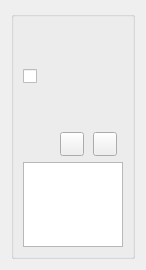
<?xml version="1.0" encoding="UTF-8"?>
<ui version="4.0">
 <class>ImageWidget</class>
 <widget class="QWidget" name="ImageWidget">
  <property name="geometry">
   <rect>
    <x>0</x>
    <y>0</y>
    <width>144</width>
    <height>270</height>
   </rect>
  </property>
  <property name="windowTitle">
   <string>Form</string>
  </property>
  <layout class="QVBoxLayout" name="verticalLayout_2">
   <item>
    <widget class="QGroupBox" name="groupBox">
     <property name="title">
      <string/>
     </property>
     <layout class="QVBoxLayout" name="verticalLayout">
      <item>
       <widget class="QCheckBox" name="checkBox">
        <property name="minimumSize">
         <size>
          <width>100</width>
          <height>100</height>
         </size>
        </property>
        <property name="maximumSize">
         <size>
          <width>16777215</width>
          <height>16777215</height>
         </size>
        </property>
        <property name="text">
         <string/>
        </property>
        <property name="iconSize">
         <size>
          <width>100</width>
          <height>100</height>
         </size>
        </property>
       </widget>
      </item>
      <item>
       <layout class="QHBoxLayout" name="horizontalLayout">
        <item>
         <widget class="QLabel" name="okLb">
          <property name="minimumSize">
           <size>
            <width>24</width>
            <height>24</height>
           </size>
          </property>
          <property name="maximumSize">
           <size>
            <width>25</width>
            <height>25</height>
           </size>
          </property>
          <property name="text">
           <string/>
          </property>
          <property name="pixmap">
           <pixmap resource="rsc.qrc">:/rsc/ok.png</pixmap>
          </property>
         </widget>
        </item>
        <item>
         <widget class="QPushButton" name="descPb">
          <property name="minimumSize">
           <size>
            <width>24</width>
            <height>24</height>
           </size>
          </property>
          <property name="maximumSize">
           <size>
            <width>24</width>
            <height>24</height>
           </size>
          </property>
          <property name="text">
           <string/>
          </property>
          <property name="icon">
           <iconset resource="rsc.qrc">
            <normaloff>:/rsc/description.png</normaloff>:/rsc/description.png</iconset>
          </property>
          <property name="iconSize">
           <size>
            <width>24</width>
            <height>24</height>
           </size>
          </property>
         </widget>
        </item>
        <item>
         <widget class="QPushButton" name="openImgPb">
          <property name="minimumSize">
           <size>
            <width>24</width>
            <height>24</height>
           </size>
          </property>
          <property name="maximumSize">
           <size>
            <width>24</width>
            <height>24</height>
           </size>
          </property>
          <property name="text">
           <string/>
          </property>
          <property name="icon">
           <iconset resource="rsc.qrc">
            <normaloff>:/rsc/open-in-new-window.png</normaloff>:/rsc/open-in-new-window.png</iconset>
          </property>
         </widget>
        </item>
       </layout>
      </item>
      <item>
       <widget class="QTextEdit" name="descTe">
        <property name="enabled">
         <bool>true</bool>
        </property>
        <property name="verticalScrollBarPolicy">
         <enum>Qt::ScrollBarAlwaysOff</enum>
        </property>
        <property name="horizontalScrollBarPolicy">
         <enum>Qt::ScrollBarAlwaysOff</enum>
        </property>
       </widget>
      </item>
     </layout>
    </widget>
   </item>
  </layout>
 </widget>
 <resources>
  <include location="rsc.qrc"/>
 </resources>
 <connections/>
</ui>
